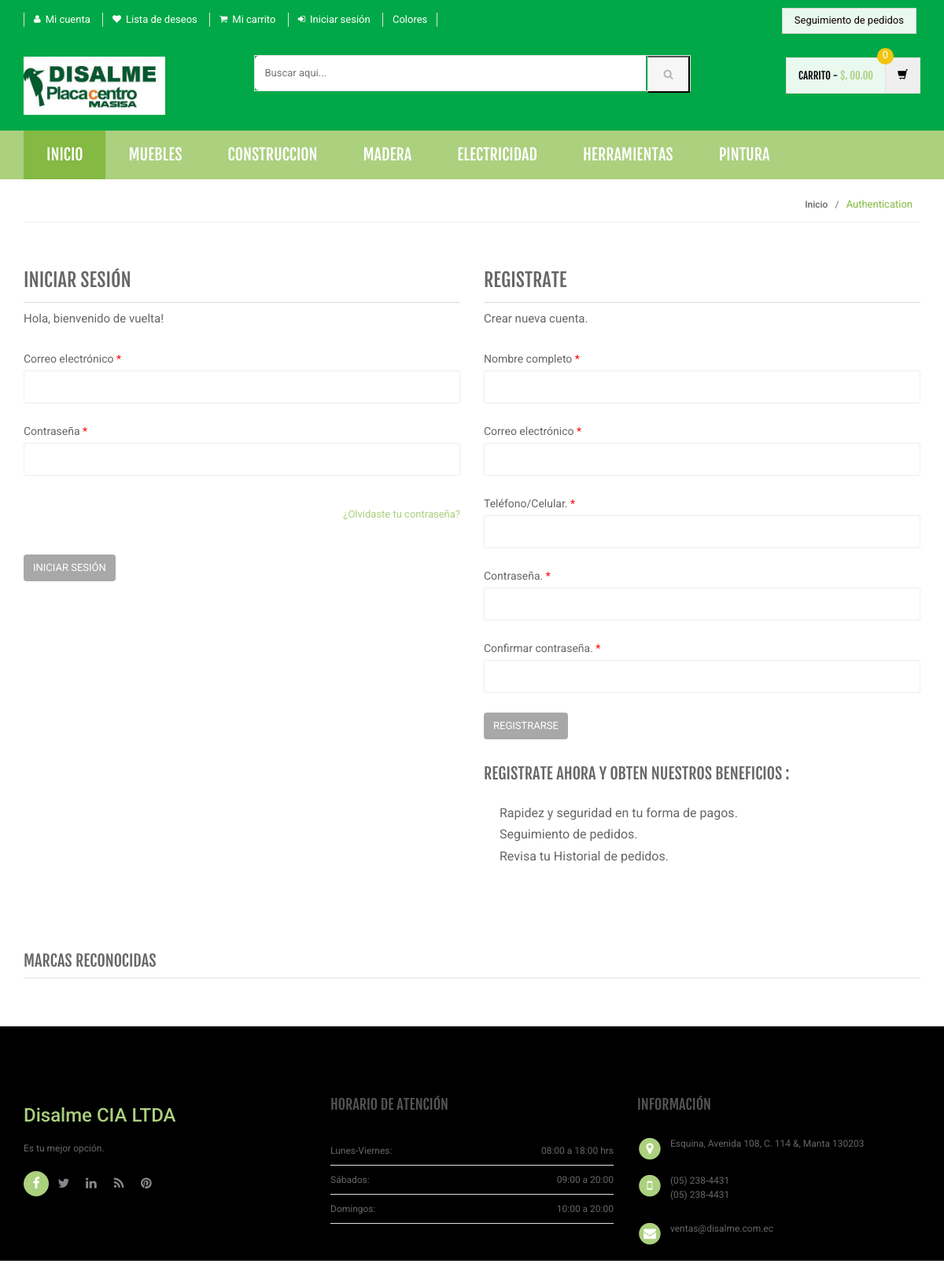
The page /login.php on the database its author committed.
### tables this page shows
CREATE TABLE `category` (
  `id` int(11) NOT NULL,
  `categoryName` varchar(255) DEFAULT NULL,
  `categoryDescription` longtext DEFAULT NULL,
  `creationDate` timestamp NOT NULL DEFAULT current_timestamp(),
  `updationDate` varchar(255) DEFAULT NULL
);

### includes/menu-bar.php (the view, shortened to what this page needs)
<div class="header-nav animate-dropdown">
    <div class="container">
        <div class="yamm navbar navbar-default" role="navigation">
            <div class="nav-bg-class">
                <div class="navbar-collapse collapse" id="mc-horizontal-menu-collapse">
	<div class="nav-outer">
		<ul class="nav navbar-nav">
			<li class="active dropdown yamm-fw">
				<a href="index" data-hover="dropdown" class="dropdown-toggle">Inicio</a>
			</li>
              <?php $sql=mysqli_query($con,"select id,categoryName  from category limit 6");
while($row=mysqli_fetch_array($sql))
{
    ?>
			<li class="dropdown yamm">
				<a href="category.php?cid=<?php echo $row['id'];?>"> <?php echo $row['categoryName'];?></a>
			</li>
			<?php } ?>
		</ul>
		<div class="clearfix"></div>
	</div>
</div>
            </div>
        </div>
    </div>
</div>

### assets/css/green.css (style rules this page uses)
a { color: #abd07e; }
.header-style-1 .header-nav { background: #abd07e; }
.cnt-home .header-style-1 .header-nav .navbar .navbar-nav > li.active { background: #84b943; }

### assets/css/lightbox.css (style rules this page uses)
body:after { content: url(../images/close.png) url(../images/loading.gif) url(../images/prev.png) url(../images/next.png); display: none; }

### assets/css/blue.css (style rules this page uses)
a { color: #3498db; }
.header-style-1 .header-nav { background: #3498db; }
.cnt-home .header-style-1 .header-nav .navbar .navbar-nav > li.active { background: #1d6ca1; }

### assets/css/red.css (style rules this page uses)
a { color: #ff6c6c; }
.header-style-1 .header-nav { background: #ff6c6c; }
.cnt-home .header-style-1 .header-nav .navbar .navbar-nav > li.active { background: #ff1a1a; }

### assets/css/orange.css (style rules this page uses)
a { color: #f39c12; }
.header-style-1 .header-nav { background: #f39c12; }
.cnt-home .header-style-1 .header-nav .navbar .navbar-nav > li.active { background: #ab6c09; }

### assets/css/dark-green.css (style rules this page uses)
a { color: #12cca7; }
.header-style-1 .header-nav { background: #12cca7; }
.cnt-home .header-style-1 .header-nav .navbar .navbar-nav > li.active { background: #0b816a; }

### rows shown on the page
category: categoryName "MUEBLES"
category: categoryName "CONSTRUCCION"
category: categoryName "MADERA"
category: categoryName "ELECTRICIDAD"
category: categoryName "HERRAMIENTAS"
category: categoryName "PINTURA"
